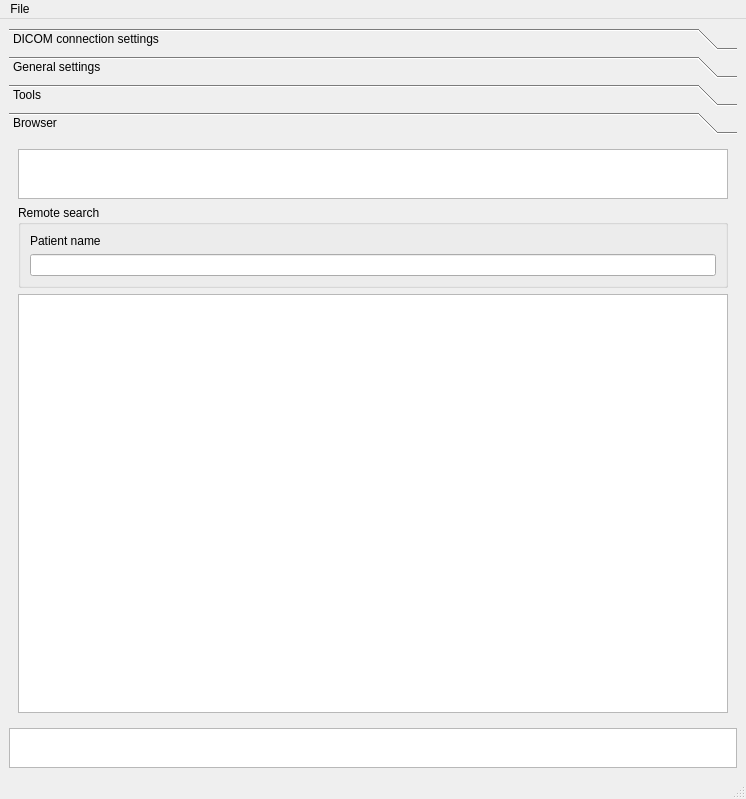
<?xml version="1.0" encoding="UTF-8"?>
<ui version="4.0">
 <class>SimpleView</class>
 <widget class="QMainWindow" name="SimpleView">
  <property name="geometry">
   <rect>
    <x>0</x>
    <y>0</y>
    <width>746</width>
    <height>799</height>
   </rect>
  </property>
  <property name="windowTitle">
   <string>DcmtkTool</string>
  </property>
  <property name="windowIcon">
   <iconset resource="Icons/icons.qrc">
    <normaloff>:/Icons/help.png</normaloff>:/Icons/help.png</iconset>
  </property>
  <property name="iconSize">
   <size>
    <width>22</width>
    <height>22</height>
   </size>
  </property>
  <widget class="QWidget" name="centralwidget">
   <layout class="QGridLayout" name="gridLayout_6">
    <item row="0" column="0">
     <widget class="QToolBox" name="toolBox">
      <property name="currentIndex">
       <number>3</number>
      </property>
      <widget class="QWidget" name="page">
       <property name="geometry">
        <rect>
         <x>0</x>
         <y>0</y>
         <width>324</width>
         <height>184</height>
        </rect>
       </property>
       <attribute name="label">
        <string>DICOM connection settings</string>
       </attribute>
       <layout class="QGridLayout" name="gridLayout_4">
        <item row="0" column="0">
         <widget class="QGroupBox" name="settingsGroupBox_2">
          <property name="minimumSize">
           <size>
            <width>0</width>
            <height>80</height>
           </size>
          </property>
          <property name="maximumSize">
           <size>
            <width>16777215</width>
            <height>80</height>
           </size>
          </property>
          <property name="title">
           <string>Application settings</string>
          </property>
          <layout class="QGridLayout" name="gridLayout_7">
           <item row="0" column="0">
            <layout class="QVBoxLayout" name="verticalLayout_6">
             <item>
              <widget class="QLabel" name="label_6">
               <property name="text">
                <string>DICOM AE Title</string>
               </property>
              </widget>
             </item>
             <item>
              <widget class="QLineEdit" name="ourTitleEdit">
               <property name="text">
                <string>DCMTKTOOL</string>
               </property>
              </widget>
             </item>
            </layout>
           </item>
           <item row="0" column="1">
            <layout class="QVBoxLayout" name="verticalLayout_7">
             <item>
              <widget class="QLabel" name="label_7">
               <property name="text">
                <string>IP address</string>
               </property>
              </widget>
             </item>
             <item>
              <widget class="QLineEdit" name="ourIPEdit">
               <property name="text">
                <string>localhost</string>
               </property>
              </widget>
             </item>
            </layout>
           </item>
           <item row="0" column="2">
            <layout class="QVBoxLayout" name="verticalLayout_8">
             <item>
              <widget class="QLabel" name="label_8">
               <property name="text">
                <string>Port number</string>
               </property>
              </widget>
             </item>
             <item>
              <widget class="QLineEdit" name="ourPortEdit">
               <property name="text">
                <string>100</string>
               </property>
              </widget>
             </item>
            </layout>
           </item>
           <item row="0" column="3">
            <layout class="QVBoxLayout" name="verticalLayout_9">
             <item>
              <widget class="QLabel" name="label_9">
               <property name="text">
                <string>Apply settings</string>
               </property>
              </widget>
             </item>
             <item>
              <widget class="QPushButton" name="applySettingsButton">
               <property name="text">
                <string>ok</string>
               </property>
              </widget>
             </item>
            </layout>
           </item>
          </layout>
         </widget>
        </item>
        <item row="1" column="0">
         <widget class="QGroupBox" name="settingsGroupBox">
          <property name="minimumSize">
           <size>
            <width>0</width>
            <height>80</height>
           </size>
          </property>
          <property name="maximumSize">
           <size>
            <width>16777215</width>
            <height>10000</height>
           </size>
          </property>
          <property name="title">
           <string>DICOM connection</string>
          </property>
          <layout class="QGridLayout" name="gridLayout_3">
           <item row="0" column="0" colspan="4">
            <widget class="QTableWidget" name="connTableWidget"/>
           </item>
           <item row="1" column="0">
            <layout class="QVBoxLayout" name="verticalLayout_2">
             <item>
              <widget class="QLabel" name="label_2">
               <property name="text">
                <string>DICOM AE Title</string>
               </property>
              </widget>
             </item>
             <item>
              <widget class="QLineEdit" name="peerTitleEdit">
               <property name="text">
                <string/>
               </property>
              </widget>
             </item>
            </layout>
           </item>
           <item row="1" column="1">
            <layout class="QVBoxLayout" name="verticalLayout_3">
             <item>
              <widget class="QLabel" name="label_3">
               <property name="text">
                <string>IP address</string>
               </property>
              </widget>
             </item>
             <item>
              <widget class="QLineEdit" name="peerIPEdit">
               <property name="text">
                <string/>
               </property>
              </widget>
             </item>
            </layout>
           </item>
           <item row="1" column="2">
            <layout class="QVBoxLayout" name="verticalLayout_5">
             <item>
              <widget class="QLabel" name="label_4">
               <property name="text">
                <string>Port number</string>
               </property>
              </widget>
             </item>
             <item>
              <widget class="QLineEdit" name="peerPortEdit">
               <property name="text">
                <string/>
               </property>
              </widget>
             </item>
            </layout>
           </item>
           <item row="1" column="3">
            <layout class="QVBoxLayout" name="verticalLayout_4">
             <property name="spacing">
              <number>0</number>
             </property>
             <item>
              <widget class="QPushButton" name="echoButton">
               <property name="text">
                <string>Echo</string>
               </property>
              </widget>
             </item>
             <item>
              <widget class="QPushButton" name="addButton">
               <property name="text">
                <string>Add</string>
               </property>
              </widget>
             </item>
            </layout>
           </item>
          </layout>
         </widget>
        </item>
       </layout>
      </widget>
      <widget class="QWidget" name="page_4">
       <property name="geometry">
        <rect>
         <x>0</x>
         <y>0</y>
         <width>728</width>
         <height>591</height>
        </rect>
       </property>
       <attribute name="label">
        <string>General settings</string>
       </attribute>
       <layout class="QGridLayout" name="gridLayout_12">
        <item row="0" column="0">
         <widget class="QGroupBox" name="groupBox">
          <property name="minimumSize">
           <size>
            <width>0</width>
            <height>80</height>
           </size>
          </property>
          <property name="maximumSize">
           <size>
            <width>16777215</width>
            <height>80</height>
           </size>
          </property>
          <property name="title">
           <string>Logging</string>
          </property>
          <layout class="QGridLayout" name="gridLayout_2">
           <item row="0" column="0">
            <layout class="QVBoxLayout" name="verticalLayout_10">
             <item>
              <widget class="QLabel" name="label_10">
               <property name="text">
                <string>Log level</string>
               </property>
              </widget>
             </item>
             <item>
              <widget class="QComboBox" name="cbLogLevel">
               <item>
                <property name="text">
                 <string>NONE</string>
                </property>
               </item>
               <item>
                <property name="text">
                 <string>ERROR</string>
                </property>
               </item>
               <item>
                <property name="text">
                 <string>WARNING</string>
                </property>
               </item>
               <item>
                <property name="text">
                 <string>INFO</string>
                </property>
               </item>
               <item>
                <property name="text">
                 <string>DEBUG</string>
                </property>
               </item>
              </widget>
             </item>
            </layout>
           </item>
           <item row="0" column="1">
            <layout class="QVBoxLayout" name="verticalLayout_11">
             <item>
              <widget class="QLabel" name="label_11">
               <property name="text">
                <string>Log target</string>
               </property>
              </widget>
             </item>
             <item>
              <layout class="QHBoxLayout" name="horizontalLayout">
               <item>
                <widget class="QCheckBox" name="cbFileTarget">
                 <property name="text">
                  <string>File</string>
                 </property>
                </widget>
               </item>
               <item>
                <widget class="QCheckBox" name="cbShellTarget">
                 <property name="text">
                  <string>Shell</string>
                 </property>
                </widget>
               </item>
               <item>
                <widget class="QCheckBox" name="cbWidgetTarget">
                 <property name="text">
                  <string>Widget</string>
                 </property>
                </widget>
               </item>
              </layout>
             </item>
            </layout>
           </item>
          </layout>
         </widget>
        </item>
        <item row="1" column="0">
         <widget class="QGroupBox" name="groupBox_4">
          <property name="title">
           <string>Server</string>
          </property>
          <layout class="QGridLayout" name="gridLayout_11">
           <item row="0" column="0">
            <layout class="QHBoxLayout" name="horizontalLayout_3">
             <item>
              <widget class="QLabel" name="label_5">
               <property name="text">
                <string>Archive directory</string>
               </property>
              </widget>
             </item>
             <item>
              <widget class="QPushButton" name="dirbutton2">
               <property name="text">
                <string>Select Dir</string>
               </property>
              </widget>
             </item>
             <item>
              <widget class="QLineEdit" name="diredit2"/>
             </item>
            </layout>
           </item>
          </layout>
         </widget>
        </item>
        <item row="2" column="0">
         <spacer name="verticalSpacer">
          <property name="orientation">
           <enum>Qt::Vertical</enum>
          </property>
          <property name="sizeHint" stdset="0">
           <size>
            <width>20</width>
            <height>418</height>
           </size>
          </property>
         </spacer>
        </item>
       </layout>
      </widget>
      <widget class="QWidget" name="page_3">
       <property name="geometry">
        <rect>
         <x>0</x>
         <y>0</y>
         <width>234</width>
         <height>247</height>
        </rect>
       </property>
       <attribute name="label">
        <string>Tools</string>
       </attribute>
       <layout class="QGridLayout" name="gridLayout_10">
        <item row="0" column="0">
         <widget class="QGroupBox" name="groupBox_2">
          <property name="title">
           <string>DICOM send</string>
          </property>
          <layout class="QGridLayout" name="gridLayout_8">
           <item row="0" column="0">
            <layout class="QVBoxLayout" name="verticalLayout_14">
             <item>
              <layout class="QVBoxLayout" name="verticalLayout_12">
               <item>
                <widget class="QLabel" name="label_12">
                 <property name="text">
                  <string>Source directory containing DICOM files</string>
                 </property>
                </widget>
               </item>
               <item>
                <layout class="QHBoxLayout" name="horizontalLayout_2">
                 <item>
                  <widget class="QPushButton" name="dirButton">
                   <property name="text">
                    <string>select directory</string>
                   </property>
                  </widget>
                 </item>
                 <item>
                  <widget class="QLineEdit" name="directoryLE"/>
                 </item>
                </layout>
               </item>
              </layout>
             </item>
             <item>
              <layout class="QVBoxLayout" name="verticalLayout_13">
               <item>
                <widget class="QLabel" name="label_13">
                 <property name="text">
                  <string>Target DICOM node</string>
                 </property>
                </widget>
               </item>
               <item>
                <widget class="QComboBox" name="sendToNodeCB"/>
               </item>
              </layout>
             </item>
             <item>
              <widget class="QPushButton" name="sendButton">
               <property name="text">
                <string>send</string>
               </property>
              </widget>
             </item>
            </layout>
           </item>
          </layout>
         </widget>
        </item>
        <item row="1" column="0">
         <widget class="QGroupBox" name="groupBox_3">
          <property name="title">
           <string>DICOM server</string>
          </property>
          <layout class="QGridLayout" name="gridLayout_9">
           <item row="0" column="0">
            <widget class="QPushButton" name="serverRestartButton">
             <property name="text">
              <string>Restart server</string>
             </property>
            </widget>
           </item>
          </layout>
         </widget>
        </item>
        <item row="2" column="0">
         <spacer name="verticalSpacer_2">
          <property name="orientation">
           <enum>Qt::Vertical</enum>
          </property>
          <property name="sizeHint" stdset="0">
           <size>
            <width>20</width>
            <height>274</height>
           </size>
          </property>
         </spacer>
        </item>
       </layout>
      </widget>
      <widget class="QWidget" name="page_2">
       <property name="geometry">
        <rect>
         <x>0</x>
         <y>0</y>
         <width>728</width>
         <height>591</height>
        </rect>
       </property>
       <attribute name="label">
        <string>Browser</string>
       </attribute>
       <layout class="QGridLayout" name="gridLayout_5">
        <item row="0" column="0">
         <widget class="QListWidget" name="nodeSelectionLW">
          <property name="maximumSize">
           <size>
            <width>16777215</width>
            <height>50</height>
           </size>
          </property>
          <property name="selectionMode">
           <enum>QAbstractItemView::MultiSelection</enum>
          </property>
         </widget>
        </item>
        <item row="1" column="0">
         <widget class="QGroupBox" name="searchGroupBox">
          <property name="maximumSize">
           <size>
            <width>16777215</width>
            <height>90</height>
           </size>
          </property>
          <property name="title">
           <string>Remote search</string>
          </property>
          <layout class="QGridLayout" name="gridLayout">
           <item row="0" column="0">
            <layout class="QVBoxLayout" name="verticalLayout">
             <item>
              <widget class="QLabel" name="label">
               <property name="text">
                <string>Patient name</string>
               </property>
              </widget>
             </item>
             <item>
              <widget class="QLineEdit" name="searchField">
               <property name="text">
                <string/>
               </property>
              </widget>
             </item>
            </layout>
           </item>
          </layout>
         </widget>
        </item>
        <item row="2" column="0">
         <widget class="QTreeWidget" name="treeWidget">
          <property name="minimumSize">
           <size>
            <width>0</width>
            <height>100</height>
           </size>
          </property>
          <property name="horizontalScrollBarPolicy">
           <enum>Qt::ScrollBarAsNeeded</enum>
          </property>
          <property name="rootIsDecorated">
           <bool>true</bool>
          </property>
          <property name="sortingEnabled">
           <bool>true</bool>
          </property>
          <property name="animated">
           <bool>true</bool>
          </property>
          <property name="headerHidden">
           <bool>true</bool>
          </property>
          <property name="expandsOnDoubleClick">
           <bool>false</bool>
          </property>
          <property name="columnCount">
           <number>4</number>
          </property>
          <attribute name="headerVisible">
           <bool>false</bool>
          </attribute>
          <attribute name="headerDefaultSectionSize">
           <number>180</number>
          </attribute>
          <attribute name="headerHighlightSections">
           <bool>true</bool>
          </attribute>
          <attribute name="headerShowSortIndicator" stdset="0">
           <bool>true</bool>
          </attribute>
          <column>
           <property name="text">
            <string notr="true">1</string>
           </property>
          </column>
          <column>
           <property name="text">
            <string notr="true">2</string>
           </property>
          </column>
          <column>
           <property name="text">
            <string notr="true">3</string>
           </property>
          </column>
          <column>
           <property name="text">
            <string notr="true">4</string>
           </property>
          </column>
         </widget>
        </item>
       </layout>
      </widget>
     </widget>
    </item>
    <item row="1" column="0">
     <widget class="QTextEdit" name="logWindow">
      <property name="sizePolicy">
       <sizepolicy hsizetype="Expanding" vsizetype="Expanding">
        <horstretch>0</horstretch>
        <verstretch>0</verstretch>
       </sizepolicy>
      </property>
      <property name="minimumSize">
       <size>
        <width>0</width>
        <height>40</height>
       </size>
      </property>
      <property name="maximumSize">
       <size>
        <width>16777215</width>
        <height>40</height>
       </size>
      </property>
      <property name="readOnly">
       <bool>true</bool>
      </property>
     </widget>
    </item>
   </layout>
  </widget>
  <widget class="QMenuBar" name="menubar">
   <property name="geometry">
    <rect>
     <x>0</x>
     <y>0</y>
     <width>746</width>
     <height>18</height>
    </rect>
   </property>
   <widget class="QMenu" name="menuFile">
    <property name="title">
     <string>File</string>
    </property>
    <addaction name="separator"/>
    <addaction name="actionExit"/>
   </widget>
   <addaction name="menuFile"/>
  </widget>
  <widget class="QStatusBar" name="statusbar"/>
  <action name="actionOpenFile">
   <property name="enabled">
    <bool>true</bool>
   </property>
   <property name="icon">
    <iconset resource="Icons/icons.qrc">
     <normaloff>:/Icons/fileopen.png</normaloff>:/Icons/fileopen.png</iconset>
   </property>
   <property name="text">
    <string>Open File...</string>
   </property>
  </action>
  <action name="actionExit">
   <property name="icon">
    <iconset>
     <normaloff/>
    </iconset>
   </property>
   <property name="text">
    <string>Exit</string>
   </property>
  </action>
  <action name="actionPrint">
   <property name="icon">
    <iconset resource="Icons/icons.qrc">
     <normaloff>:/Icons/print.png</normaloff>:/Icons/print.png</iconset>
   </property>
   <property name="text">
    <string>Print</string>
   </property>
  </action>
  <action name="actionHelp">
   <property name="icon">
    <iconset resource="Icons/icons.qrc">
     <normaloff>:/Icons/help.png</normaloff>:/Icons/help.png</iconset>
   </property>
   <property name="text">
    <string>Help</string>
   </property>
  </action>
  <action name="actionSave">
   <property name="icon">
    <iconset resource="Icons/icons.qrc">
     <normaloff>:/Icons/filesave.png</normaloff>:/Icons/filesave.png</iconset>
   </property>
   <property name="text">
    <string>Save</string>
   </property>
  </action>
  <action name="actionSet_up_DICOM_connection">
   <property name="text">
    <string>Set up DICOM connection</string>
   </property>
  </action>
 </widget>
 <resources>
  <include location="Icons/icons.qrc"/>
 </resources>
 <connections/>
</ui>
